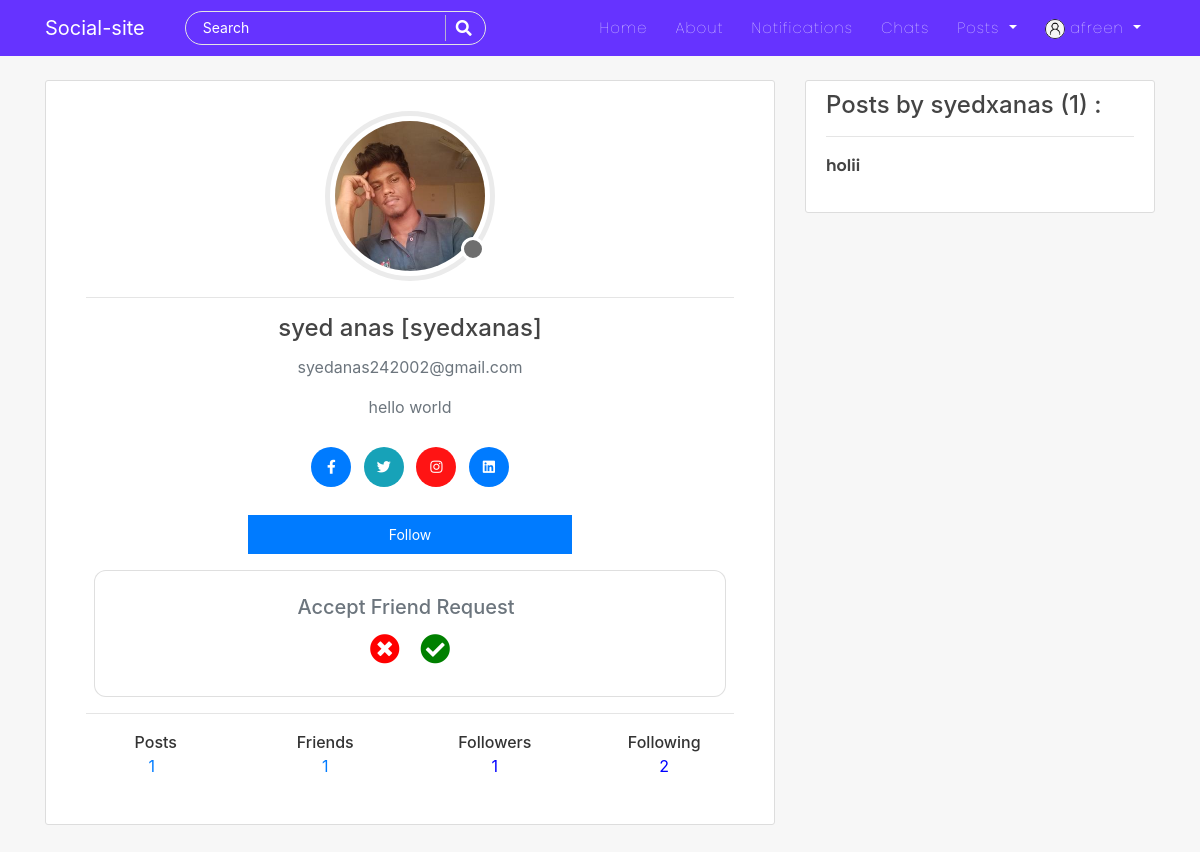
Screenshot of /user/2/ (signed in) with the database file from the repository.
### users/models.py (models this page shows, shortened)
class Profile(models.Model):
    user = models.OneToOneField(User, on_delete=models.CASCADE)
    is_online = models.BooleanField(default=False)
    following = models.ManyToManyField(User, related_name="following", blank=True)
    friends = models.ManyToManyField(User, related_name='my_friends', blank=True)
    bio = models.CharField(default="",blank=True,null=True,max_length=350)
    date_of_birth = models.CharField(blank=True,max_length=150)
    updated = models.DateTimeField(auto_now=True)
    created = models.DateTimeField(auto_now_add=True)
    image = models.ImageField(default='default.jpg', upload_to='profile_pics',blank=True, null=True)
    def profile_posts(self):
        return self.user.post_set.all()
    def __str__(self):
        return f'{self.user.username} Profile'

### blog/models.py (models this page shows, shortened)
class Post(models.Model):
    title = models.CharField(max_length=150)
    content = RichTextField(blank=True, null=True)
    date_posted = models.DateTimeField(default=timezone.now)
    date_updated = models.DateTimeField(auto_now=True)
    author = models.ForeignKey(User, on_delete=models.CASCADE)
    likes = models.ManyToManyField(User, related_name="blogpost", blank=True)
    saves = models.ManyToManyField(User, related_name="blogsave", blank=True)

### users/views.py (the view, shortened to what this page needs)
# urls.py: path('<int:pk>/', views.ProfileDetailView.as_view(), name='profile-detail-view'),
class ProfileDetailView(LoginRequiredMixin,DetailView):
    model = Profile
    template_name = "users/user_profile_details.html"
    context_object_name = "profiles"
    def get_object(self,**kwargs):
        pk = self.kwargs.get("pk")
        view_profile = Profile.objects.get(pk=pk)
        return view_profile
    def get_context_data(self, **kwargs):
        context = super().get_context_data(**kwargs)
        view_profile = self.get_object()
        my_profile = Profile.objects.get(user=self.request.user)
        if view_profile.user in my_profile.following.all():
            follow = True
        else:
            follow = False
        context["follow"] = follow
        account = view_profile.user
        try:
            friend_list = FriendList.objects.get(user=account)
        except FriendList.DoesNotExist:
            friend_list = FriendList(user=account)
            friend_list.save()
        friends = friend_list.friends.all()
        context['friends']=friends
        is_self = True
        is_friend = False
        request_sent = FriendRequestStatus.NO_REQUEST_SENT.value
        friend_requests = None
        user=self.request.user
        if user.is_authenticated and user!=account:
            is_self = False
            if friends.filter(pk=user.id):
                is_friend = True
            else:
                is_friend = False
                if get_friend_request_or_false(sender=account, receiver=user) != False:
                    request_sent = FriendRequestStatus.THEM_SENT_TO_YOU.value
                    context['pending_friend_request_id'] = get_friend_request_or_false(sender=account, receiver=user).pk
                elif get_friend_request_or_false(sender=user, receiver=account) != False:
                    request_sent = FriendRequestStatus.YOU_SENT_TO_THEM.value
                else:
                    request_sent = FriendRequestStatus.NO_REQUEST_SENT.value
        elif not user.is_authenticated:
            is_self = False
        else:
            try:
                friend_requests = FriendRequest.objects.filter(receiver=user, is_active=True)
            except:
                pass
        context['request_sent'] = request_sent
        context['is_friend'] = is_friend
        context['is_self'] = is_self
        context['friend_requests'] = friend_requests
        return context

### friend/models.py (called while the page is built)
    def __str__(self):
        return self.user.username

### friend/utils.py (called while the page is built)
def get_friend_request_or_false(sender, receiver):
    try:
        return FriendRequest.objects.get(sender=sender, receiver=receiver, is_active=True)
    except FriendRequest.DoesNotExist:
        return False

### users/templates/users/user_profile_details.html (shortened to what this page needs)
{% extends "blog/base.html" %}
{% block content %}
<div class="col-md-8">
<div class="content-section" style="width: 100%">
    <div class="account-img-container">
        <div class="img-cont">
            <img class="rounded-circle account-img" src="{{object.user.profile.image.url}}" alt="image">
            {% if object.user.profile.is_online %}
                <div class="online-circle"></div>
            {% else %}
                <div class="offline-circle"></div>
            {% endif %}
        </div>
    </div>
    <div class="card-body">
        <hr>
        <h4 class="card-title text-center">{{object.user.first_name}} {{object.user.last_name}} [{{object.user.username}}]</h4>
        <p class="card-text text-center text-muted">{{object.user.email}}</p>
        <p class="card-text text-center text-muted">{{object.user.profile.bio}}</p>
		<ul class="social-links list-inline text-center m-4">
			<li class="list-inline-item m-1"><a title="" data-placement="top" data-toggle="tooltip" class="tooltips btn-primary" href="" data-original-title="Facebook"><i class="fab fa-facebook-f"></i></a></li>
			<li class="list-inline-item m-1"><a title="" data-placement="top" data-toggle="tooltip" class="tooltips btn-info" href="" data-original-title="Twitter"><i class="fab fa-twitter"></i></a></li>
			<li class="list-inline-item m-1"><a title="" data-placement="top" data-toggle="tooltip" class="tooltips btn-danger" href="https://www.instagram.com/_anasyaar_/" data-original-title="Skype"><i class="fab fa-instagram"></i></a></li>
			<li class="list-inline-item m-1"><a title="" data-placement="top" data-toggle="tooltip" class="tooltips btn-primary" href="https://www.linkedin.com/in/syedanas232002/" data-original-title="Linkedin"><i class="fab fa-linkedin"></i></a></li>
		</ul>
        <div class="text-center">
            {% if object.user != user %}
                {% if follow %}
                    <form action="{% url 'follow-unfollow-view' %}" method='POST'>
                        {% csrf_token %}
                        <input type="hidden" name="profile_pk" value={{object.pk}}>
                        <button type="submit" class="btn btn-danger mb-2 w-50">Unfollow</button>
                    </form>
                {% else %}
                    <form action="{% url 'follow-unfollow-view' %}" method='POST'>
                        <button type="submit" class="btn btn-primary mb-2 w-50">Follow</button>
                    </form>
                {% endif %}
            {% endif %}
			{% if request_sent == 0 %}
				<div class="card m-2 p-4">
					<div class="flex text-center align-items-center">
						<p class="align-items-center mr-2 h5 text-muted">Accept Friend Request</p>
						<span id="id_cancel_{{object.user.id}}" class="decline-friend-request material-icons p-1 m-1" onclick='triggerDeclineFriendRequest("{{pending_friend_request_id}}")'><i class="fas fa-times-circle"></i></span>
						<span id="id_confirm_{{object.user.id}}" class="confirm-friend-request material-icons p-1 m-1" onclick='triggerAcceptFriendRequest("{{pending_friend_request_id}}")'><i class="fas fa-check-circle"></i></span>
					</div>
				</div>
			{% endif %}
        </div>
        <hr>
        <div class="m-t-10 p-15 text-center">
            <div class="row">
                <div class="col">
                    <span class="h6">Posts</span>
                    <p><a class="mr-2" href="{% url 'user-posts' object.user %}">{{object.profile_posts.count}}</a></p>
                </div>
                <div class="col">
                    <span class="h6">Friends</span>
                    <p title="Friends">
                        <a href="{% url 'friend:list' object.user.id %}">{{friends|length}}</a>
                    </p>
                </div>
                <div class="col">
                    <span class="h6">Followers</span>
                    <p style="cursor:pointer; color: blue;" data-toggle="modal" data-target="#exampleModal" data-contents="{{object.user.following.all}}" data-title="Followers" title="Followers">{{object.user.following.count}}</p>
                </div>
                <div class="col">
                    <span class="h6">Following</span>
					<p style="cursor:pointer; color: blue;" data-toggle="modal" data-target="#exampleModal" data-contents="{{object.user.profile.following.all}}" data-title="Following" title="Following">{{object.user.profile.following.count}}</p>
                </div>
            </div>
        </div>
    </div>
</div>
<br>
<br>
</div>
<div class="col-md-4">
    <div class="content-section">
		<h4>Posts by {{object.user}} ({{object.profile_posts.count}}) : </h4>
		{% for post in object.profile_posts %}
			<hr>
			<div>
				<a class="article-title" href="{% url 'post-detail' post.id %}">{{ post.title }}</a>
			</div>
		{% endfor %}
		<br>
	</div>
</div>
{% endblock %}

### blog/templates/blog/navbar.html (shortened to what this page needs)
<nav class="navbar navbar-expand-lg navbar-dark bg-steel fixed-top">
    <div class="container">
      <a class="navbar-brand mr-4 pr-3" href="/">Social-site</a>
      <div class="collapse navbar-collapse" id="navbarToggle">
        <div class="navbar-nav mr-auto">
          <div id="searchbar" >
            <form method="GET" action="/search">
              <input required name="query" id="search" type="text" placeholder="Search">
              <button class="search-btn" type="submit"><i class="fas fa-search"></i></button>
            </form>
          </div>
        </div>
        <div class="navbar-nav">
          <a class="nav-item nav-link" href="{% url 'blog-home' %}">Home</a>
          <a class="nav-item nav-link" href="{% url 'blog-about' %}">About</a>
          {% if user.is_authenticated %}
          <a class="nav-item nav-link" href="{% url 'show-notifications' %}">Notifications</a>
          <a class="nav-item nav-link" href="{% url 'room-enroll' %}">Chats</a>
          <div class="dropdown">
            <a class="dropdown-toggle nav-link" href="#" role="button" id="dropdownMenuLink1" data-toggle="dropdown" aria-haspopup="true" aria-expanded="false">
              Posts
            </a>
          </div>
          {% endif %}
          {% if user.is_authenticated %}
            <div class="dropdown">
              <a class="dropdown-toggle nav-link" href="#" role="button" id="dropdownMenuLink2" data-toggle="dropdown" aria-haspopup="true" aria-expanded="false">
                <img class="rounded-circle" style="height: 20px; width: 20px;" src="{{user.profile.image.url}}" alt="">&nbsp;{{user|truncatechars:"10"}}
              </a>
            </div>
          {% else %}
            <a class="nav-item nav-link" href="{% url 'account_login' %}">Login</a>
            <a class="nav-item nav-link" href="{% url 'register' %}">Register</a>
          {% endif %}
        </div>
      </div>
    </div>
</nav>

### blog/static/blog/main.css (style rules this page uses)
body { background: #f7f7f7; color: #333333; margin-top: 5rem; scroll-behavior: smooth; }
h1, h2, h3, h4, h5, h6 { color: #444444; }
ul { margin: 0; }
.bg-steel { background: #6633FF; }
.site-header .navbar-nav .nav-link { color: #ffffff; font-family:'Poppins'; font-weight: 100; margin: 0px 6px; font-size: 15px; letter-spacing: 1px; }
.content-section { background: #ffffff; padding: 10px 20px; border: 1px solid #dddddd; border-radius: 3px; margin-bottom: 20px; }
.article-title { color: #444444; font-family: 'poppins'; font-weight: 600; }
.account-img { height: 170px; width: 170px; margin: 20px; padding: 5px; margin-bottom: 0px; transform: translate(-20px,0px); border: 5px solid #ebebeb; }
.offline-circle { width: 24px; height: 24px; border-radius: 50%; background-color:#6e6e6e; border: 3px solid white; bottom: 0; right: 10px; position: absolute; }
.img-cont { height: 170px; width: 170px; position: relative; }
.account-img-container { display: flex; align-items: center; justify-content: center; }
#searchbar form { width: auto; display: flex; flex-direction: row; border-radius: 50px; padding: 3px 15px; background-color: transparent; border: 1px solid #e4e4e4; margin-right: 10px; }
#searchbar form input::placeholder { color: #fff; font-size: 14px; }
#searchbar form input { border: none; outline: none; color: #fff; font-size: 15px; flex: 1; background-color:transparent; }
.search-btn { color:#fff; border: none; width: 25px; padding-left: 10px; border-left: 1px solid rgba(202, 202, 202, 0.829); outline: none; background-color: transparent; }
.search-btn i { font-size: 16px; }
.btn { border-radius: 0px; padding: 8px 15px; font-size: 14px; }
.btn-danger { background-color: rgb(255, 20, 20); color: rgb(255, 255, 255); }

### users/templates/users/user_profile_details.html (style rules this page uses)
.social-links li a { border-radius: 50%; color: rgba(255, 255, 255); display: inline-block; height: 40px; line-height: 35px; border: 2px solid transparent; text-align: center; width: 40px; font-size: 14px; }
.card { border-radius: 12px; }
.material-icons { font-size: 30px; }
.confirm-friend-request { color: green; }
.decline-friend-request { color: red; }

### rows the page displays
Profile: user.profile.image (picture), user.first_name "syed", user.last_name "anas", user.username "syedxanas", user.email "syedanas242002@gmail.com", user.profile.bio "hello world", profile_posts.count "1", user.following.count "1", user.profile.following.count "2", user "syedxanas"
Post: title "holii"

### other values shown
{{ user|truncatechars:"10" }} "afreen"
{{ friends|length }} "1"
